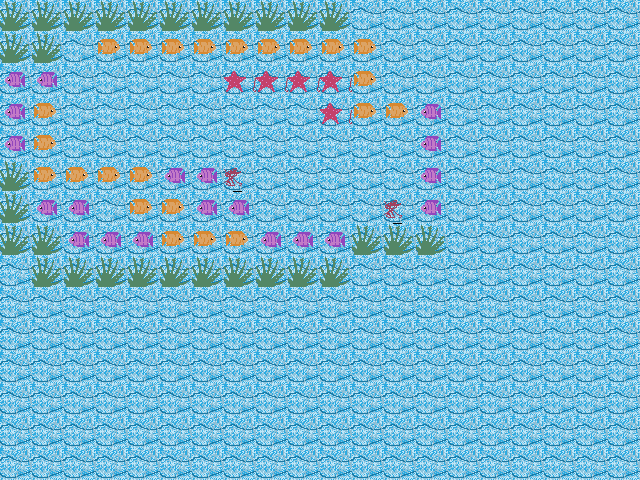

The image is a tile-based game level rendered from a .tmx file. Its description and complete source (layers, tilesets, objects, tile grids) follow:
An orthogonal 20x15 tile map with 32x32 px tiles, 2 tile layers (Background, Obstacles).

<map version="1.10" tiledversion="1.11.2" orientation="orthogonal" renderorder="right-down" width="20" height="15" tilewidth="32" tileheight="32" infinite="0" nextlayerid="3" nextobjectid="1">
 <tileset firstgid="1" source="tileset.tsx" />
 <layer id="1" name="Background" width="20" height="15">
  <data encoding="csv">
1,1,1,1,1,1,1,1,1,1,1,1,1,1,1,1,1,1,1,1,
1,1,1,1,1,1,1,1,1,1,1,1,1,1,1,1,1,1,1,1,
1,1,1,1,1,1,1,1,1,1,1,1,1,1,1,1,1,1,1,1,
1,1,1,1,1,1,1,1,1,1,1,1,1,1,1,1,1,1,1,1,
1,1,1,1,1,1,1,1,1,1,1,1,1,1,1,1,1,1,1,1,
1,1,1,1,1,1,1,1,1,1,1,1,1,1,1,1,1,1,1,1,
1,1,1,1,1,1,1,1,1,1,1,1,1,1,1,1,1,1,1,1,
1,1,1,1,1,1,1,1,1,1,1,1,1,1,1,1,1,1,1,1,
1,1,1,1,1,1,1,1,1,1,1,1,1,1,1,1,1,1,1,1,
1,1,1,1,1,1,1,1,1,1,1,1,1,1,1,1,1,1,1,1,
1,1,1,1,1,1,1,1,1,1,1,1,1,1,1,1,1,1,1,1,
1,1,1,1,1,1,1,1,1,1,1,1,1,1,1,1,1,1,1,1,
1,1,1,1,1,1,1,1,1,1,1,1,1,1,1,1,1,1,1,1,
1,1,1,1,1,1,1,1,1,1,1,1,1,1,1,1,1,1,1,1,
1,1,1,1,1,1,1,1,1,1,1,1,1,1,1,1,1,1,1,1
</data>
 </layer>
 <layer id="2" name="Obstacles" width="20" height="15">
  <data encoding="csv">
2,2,2,2,2,2,2,2,2,2,2,0,0,0,0,0,0,0,0,0,
2,2,0,6,6,6,6,6,6,6,6,6,0,0,0,0,0,0,0,0,
5,5,0,0,0,0,0,3,3,3,3,6,0,0,0,0,0,0,0,0,
5,6,0,0,0,0,0,0,0,0,3,6,6,5,0,0,0,0,0,0,
5,6,0,0,0,0,0,0,0,0,0,0,0,5,0,0,0,0,0,0,
2,6,6,6,6,5,5,4,0,0,0,0,0,5,0,0,0,0,0,0,
2,5,5,0,6,6,5,5,0,0,0,0,4,5,0,0,0,0,0,0,
2,2,5,5,5,6,6,6,5,5,5,2,2,2,0,0,0,0,0,0,
0,2,2,2,2,2,2,2,2,2,2,0,0,0,0,0,0,0,0,0,
0,0,0,0,0,0,0,0,0,0,0,0,0,0,0,0,0,0,0,0,
0,0,0,0,0,0,0,0,0,0,0,0,0,0,0,0,0,0,0,0,
0,0,0,0,0,0,0,0,0,0,0,0,0,0,0,0,0,0,0,0,
0,0,0,0,0,0,0,0,0,0,0,0,0,0,0,0,0,0,0,0,
0,0,0,0,0,0,0,0,0,0,0,0,0,0,0,0,0,0,0,0,
0,0,0,0,0,0,0,0,0,0,0,0,0,0,0,0,0,0,0,0
</data>
 </layer>
</map>
